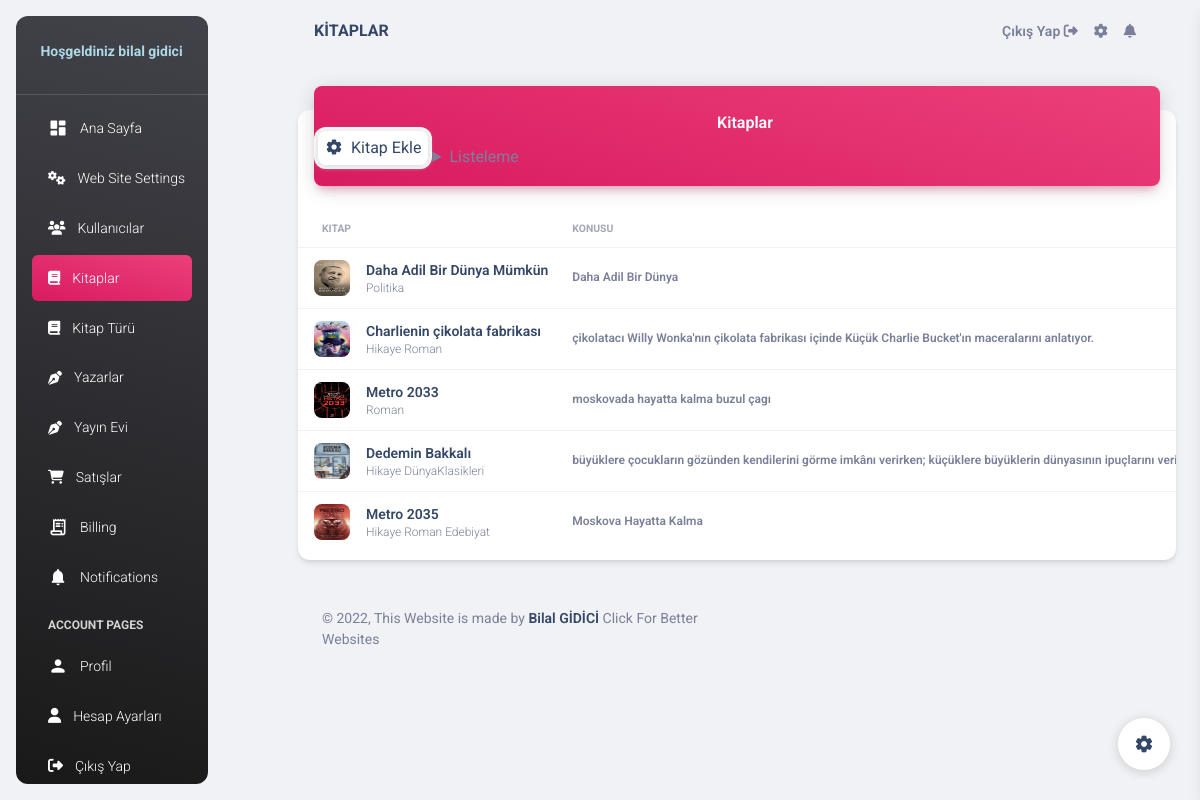
Screenshot of /pages/books.php (signed in) with the database file from the repository.
### tables this page shows
CREATE TABLE `user` (
  `id` int(11) UNSIGNED NOT NULL,
  `Name` varchar(50) NOT NULL,
  `Surname` varchar(50) NOT NULL,
  `Email` varchar(60) NOT NULL,
  `Password` varchar(255) NOT NULL,
  `Sex` varchar(6) NOT NULL,
  `Status` tinyint(1) NOT NULL DEFAULT 0,
  `Active` tinyint(1) NOT NULL DEFAULT 0,
  `Customer` tinyint(1) NOT NULL DEFAULT 0,
  `RegisterDate` datetime NOT NULL,
  `RegisterIp` varchar(20) NOT NULL,
  `actcode` int(5) NOT NULL,
  `Bakiye` float NOT NULL DEFAULT 0
);

CREATE TABLE `books` (
  `id` int(10) UNSIGNED NOT NULL,
  `kitapAdi` varchar(255) NOT NULL,
  `kitapTuru` varchar(255) NOT NULL,
  `kitapKonusu` varchar(255) NOT NULL,
  `yayinEviId` int(11) NOT NULL,
  `kitapYazarId` int(11) NOT NULL,
  `kitapbTarih` int(11) NOT NULL DEFAULT 0,
  `kitapResim` varchar(255) NOT NULL,
  `Fiyat` float NOT NULL DEFAULT 0,
  `Aktif` tinyint(1) NOT NULL
);

CREATE TABLE `settings` (
  `id` int(10) UNSIGNED NOT NULL,
  `SiteName` varchar(50) NOT NULL,
  `SiteTitle` varchar(60) NOT NULL,
  `SiteDescription` varchar(255) NOT NULL,
  `SiteKeywords` varchar(255) NOT NULL,
  `SiteCopyright` varchar(255) NOT NULL,
  `SiteLogo` varchar(30) NOT NULL,
  `SiteEmail` varchar(50) NOT NULL,
  `SiteEmailPassword` varchar(50) NOT NULL,
  `SiteAgreement` text NOT NULL,
  `SiteLink` varchar(255) NOT NULL,
  `SiteInimg` varchar(255) NOT NULL,
  `SiteUpimg` varchar(255) NOT NULL
);

### transactions/sessionquery.php (called while the page is built, shortened)
<?php
    require_once("settings.php");
    require_once("function.php");
	if(isset($_SESSION["user"]))
	{
		$sessionquery = $dbconnect->prepare("select * from user where Email = ?");
		$sessionquery->execute(array($_SESSION["user"]));
		$userr =$sessionquery->fetch(PDO::FETCH_ASSOC);
	}
?>

### transactions/statusquery.php (called while the page is built, shortened)
<?php
require_once("settings.php");
require_once("function.php");
?>
<?php
   $stquery        =   $dbconnect->prepare("SELECT * FROM user where Status =1 ");
   $stquery->execute();
?>

### transactions/settings.php (called while the page is built, shortened)
<?php
	try {
        $dbconnect=new PDO("mysql:host=localhost;dbname=databaseproject;charset=utf8;","root","");
	} catch (PDOException $ErrorMessage) {
		echo "fail..> ".$ErrorMessage->getMessage();
        die();
	}
    $stq    =   $dbconnect->prepare("select * from settings LIMIT 1");
    $stq->execute();
    $stcount    =   $stq->rowCount();
    $setting    =   $stq->fetch(PDO::FETCH_ASSOC);
     if ($stcount>0) {
         $stlink    = $setting["SiteLink"];
     }else
     {
         header("Location:".$stlink."/pages/sign-up.php");
         die();
     }
	?>

### pages/books.php (the view, shortened to what this page needs)
<?php
    $page_title="KİTAPLAR";
    include '../hf/header.php';
    if ($userr["Status"]==1 || $userr["Active"]==1) {
?>
<?php
if (isset($_GET["s"])) {
  if ($_GET["s"]=="et") {
    $books    = $dbconnect->prepare("SELECT books.*,writers.yazarAdi as yazarAdi, writers.yazarSoyadi as yazarSoyadi, publisher.yAdi as yayinEviAdi FROM books INNER JOIN writers ON  books.kitapYazarId = writers.id INNER JOIN publisher ON publisher.yid =books.yayinEviId  where books.Aktif=1  ORDER BY id ASC ");
  }
  elseif($_GET["s"]=="az")
  {
  $books    = $dbconnect->prepare("SELECT books.*,writers.yazarAdi as yazarAdi, writers.yazarSoyadi as yazarSoyadi, publisher.yAdi as yayinEviAdi FROM books INNER JOIN writers ON  books.kitapYazarId = writers.id INNER JOIN publisher ON publisher.yid =books.yayinEviId  where books.Aktif=1  ORDER BY kitapAdi ASC");
  }
  elseif($_GET["s"]=="bas")
  {
  $books  = $dbconnect->prepare("SELECT books.*,writers.yazarAdi as yazarAdi, writers.yazarSoyadi as yazarSoyadi, publisher.yAdi as yayinEviAdi FROM books INNER JOIN writers ON  books.kitapYazarId = writers.id INNER JOIN publisher ON publisher.yid =books.yayinEviId   where books.Aktif=1    ORDER BY kitapbTarih ASC");
  }
  elseif ($_GET["s"]=="adegil") {
    $books    = $dbconnect->prepare("SELECT books.*,writers.yazarAdi as yazarAdi, writers.yazarSoyadi as yazarSoyadi, publisher.yAdi as yayinEviAdi FROM books INNER JOIN writers ON  books.kitapYazarId = writers.id INNER JOIN publisher ON publisher.yid =books.yayinEviId where books.Aktif=0  ORDER BY kitapAdi ASC ");
  }
}else{
  $books    =$dbconnect->prepare("SELECT books.*,writers.yazarAdi as yazarAdi, writers.yazarSoyadi as yazarSoyadi, publisher.yAdi as yayinEviAdi FROM books INNER JOIN writers ON  books.kitapYazarId = writers.id INNER JOIN publisher ON publisher.yid =books.yayinEviId where books.Aktif=1 ORDER BY id ASC");
}
$books->execute();
$books =$books->fetchAll(PDO::FETCH_ASSOC);
?>
<div class="container-fluid py-4">
      <div class="row">
        <div class="col-12">
          <div class="card my-4">
            <div class="card-header p-0 position-relative mt-n4 mx-3 z-index-2">
              <div class="bg-gradient-primary shadow-primary border-radius-lg pt-4 pb-3">
                <h6 class="text-white text-capitalize ps-3" style="text-align:center">Kitaplar</h6>
                <div style="float:left; margin-top:-2%; width:14%;">
                <ul class="nav nav-pills nav-fill p-1" role="tablist">
                <li class="nav-item">
                <a class="nav-link mb-0 px-0 py-1 active "  href="<?php echo $stlink ?>/pages/bookadd.php" role="tab" aria-selected="true">
                <i class="material-icons text-lg position-relative">settings</i>
                <span class="ms-1">Kitap Ekle </span>
                  </a>
                </li>
              </ul>
                 </div>
<div class="list">
<details>
<summary>Listeleme</summary>
</details>
</div>
              </div>
            </div>
            <div class="card-body px-0 pb-2">
              <div class="table-responsive p-0">
                <table class="table align-items-center mb-0">
                  <thead>
                    <tr>
                      <th class="text-uppercase text-secondary text-xxs font-weight-bolder opacity-7">Kitap</th>
                      <th class="text-uppercase text-secondary text-xxs font-weight-bolder opacity-7 ps-2">Konusu</th>
                    </tr>
                  </thead>
        <tbody>
<?php
    foreach ($books as $key) {
      $kitapTuru=(str_replace("|","",$key["kitapTuru"]));
      $ktpt = explode(',',$kitapTuru);
      $b="";
      foreach ($ktpt as $k) {
        $booktype = $dbconnect->prepare("select type from booktype where id=?");
        $booktype->execute([$k]);
        $booktype   = $booktype->fetchcolumn();
        $b.=$booktype;
        $b.=" ";
      }
?>
                    <tr>
                      <td>
                        <div class="d-flex px-2 py-1">
                        <a href="<?php echo $stlink."/pages/bookdetail.php?id=".$key["id"] ?>">
                          <div>
                            <img src="<?php echo $stlink."/images/".$key["kitapResim"] ?>" class="avatar avatar-sm me-3 border-radius-lg" alt="user1">
                          </div>
                          </a>
                          <div class="d-flex flex-column justify-content-center">
                            <h6 class="mb-0 text-sm"><?php echo $key["kitapAdi"] ?></h6>
                            <p class="text-xs text-secondary mb-0"><?php echo $b ?></p>
                          </div>
                        </div>
                      </td>
                      <td>
                        <p class="text-xs font-weight-bold mb-0"><?php echo $key["kitapKonusu"] ?></p>
                      </td>
                    </tr>
<?php
    }
?>
        </tbody>
                </table>
              </div>
            </div>
          </div>
        </div>
      </div>
<?php
include '../hf/footer.php';
}else {
  header("location:".$stlink."/transactions/exit.php");
  exit();
}
?>

### hf/header.php (shortened to what this page needs)
<?php
require_once("../transactions/settings.php");
require_once("../transactions/function.php");
require_once("../transactions/sessionquery.php");
require_once("../transactions/statusquery.php");
?>
<!DOCTYPE html>
<html lang="en">
<head>
  <link href="../assets/css/nucleo-icons.css" rel="stylesheet" />
  <link href="../assets/css/nucleo-svg.css" rel="stylesheet" />
  <link id="pagestyle" href="../assets/css/material-dashboard.css?v=3.0.0" rel="stylesheet" />
</head>
<body class="g-sidenav-show  bg-gray-200">
<?php
if(isset($_SESSION["user"]))
{
?>
<?php
if ($userr["Status"]==1 && $userr["Active"]==1 && $userr["Customer"]==0) {
?>
<aside style="width:16%;" class="sidenav navbar navbar-vertical navbar-expand-xs border-0 border-radius-xl my-3 fixed-start ms-3   bg-gradient-dark" id="sidenav-main">
    <div style="margin-left:-5%;" class="sidenav-header">
      <a class="navbar-brand m-0" href="../pages/accountupdate.php">
      <span style="color: lightblue;" class="font-weight-bolder mb-0"><i  style="font-size:8px;">&nbsp</i>Hoşgeldiniz  <?php echo $userr["Name"]." ".$userr["Surname"] ?></span>
          </a>
    </div>
    <hr class="horizontal light mt-0 mb-2">
    <div class="collapse navbar-collapse  w-auto  max-height-vh-100" style="height:100%!important;" id="sidenav-collapse-main">
      <ul class="navbar-nav">
        <li class="nav-item">
          <a class="nav-link text-white " id="anasayfa" href="../pages/dashboard.php">
            <div class="text-white text-center me-2 d-flex align-items-center justify-content-center">
              <i class="material-icons opacity-10">dashboard</i>
            </div>
            <span class="nav-link-text ms-1">Ana Sayfa</span>
          </a>
        </li>
        <li class="nav-item">
          <a class="nav-link text-white  " id="websitesetting" href="../pages/websitesetting.php">
            <div class="text-white text-center me-2 d-flex align-items-center justify-content-center">
              <i class="fas fa-cogs"></i>
            </div>
            <span class="nav-link-text ms-1">Web Site Settings</span>
          </a>
        </li>
        <li class="nav-item">
          <a class="nav-link text-white  " id="kullanicilar" href="../pages/tables.php">
            <div class="text-white text-center me-2 d-flex align-items-center justify-content-center">
            <i class="fas fa-users"></i>
            </div>
            <span class="nav-link-text ms-1">Kullanıcılar</span>
          </a>
        </li>
        <li class="nav-item">
          <a class="nav-link text-white  " id="books" href="../pages/books.php">
            <div class="text-white text-center me-2 d-flex align-items-center justify-content-center">
              <i class="fas fa-book"></i>
            </div>
            <span class="nav-link-text ms-1">Kitaplar</span>
          </a>
        </li>
        <li class="nav-item">
          <a class="nav-link text-white " id="kitapTuru" href="../pages/booktype.php">
            <div class="text-white text-center me-2 d-flex align-items-center justify-content-center">
            <i class="fas fa-book"></i>
            </div>
            <span class="nav-link-text ms-1">Kitap Türü</span>
          </a>
        </li>
        <li class="nav-item">
          <a class="nav-link text-white " id="writers" href="../pages/writers.php">
            <div class="text-white text-center me-2 d-flex align-items-center justify-content-center">
            <i class="fas fa-pen-nib"></i>
            </div>
            <span class="nav-link-text ms-1">Yazarlar</span>
          </a>
        </li>
        <li class="nav-item">
          <a class="nav-link text-white " id="yayinevleri" href="../pages/publisher.php">
            <div class="text-white text-center me-2 d-flex align-items-center justify-content-center">
            <i class="fas fa-pen-nib"></i>
            </div>
            <span class="nav-link-text ms-1">Yayın Evi</span>
          </a>
        </li>
        <li class="nav-item">
          <a class="nav-link text-white " id="satislar" href="../pages/sales.php?list=bos&page=1">
            <div class="text-white text-center me-2 d-flex align-items-center justify-content-center">
            <i class="fas fa-shopping-cart"></i>
            </div>
            <span class="nav-link-text ms-1">Satışlar</span>
          </a>
        </li>
        <li class="nav-item">
          <a class="nav-link text-white " id="billing" href="../pages/billing.php">
            <div class="text-white text-center me-2 d-flex align-items-center justify-content-center">
              <i class="material-icons opacity-10">receipt_long</i>
            </div>
            <span class="nav-link-text ms-1">Billing</span>
          </a>
        </li>
        <li class="nav-item">
          <a class="nav-link text-white " id ="notifications" href="../pages/notifications.php">
            <div class="text-white text-center me-2 d-flex align-items-center justify-content-center">
              <i class="material-icons opacity-10">notifications</i>
            </div>
            <span class="nav-link-text ms-1">Notifications</span>
          </a>
        </li>
        <li class="nav-item mt-3">
          <h6 class="ps-4 ms-2 text-uppercase text-xs text-white font-weight-bolder opacity-8">Account pages</h6>
        </li>
        <li class="nav-item">
          <a class="nav-link text-white " id="profile" href="../pages/profile.php">
            <div class="text-white text-center me-2 d-flex align-items-center justify-content-center">
              <i class="material-icons opacity-10">person</i>
            </div>
            <span class="nav-link-text ms-1">Profil</span>
          </a>
        </li>
        <li class="nav-item">
          <a class="nav-link text-white "  id="accountupdate" href="../pages/accountupdate.php">
            <div class="text-white text-center me-2 d-flex align-items-center justify-content-center">
            <i class="fas fa-user" style="font-size:15px;"></i>
            </div>
            <span class="nav-link-text ms-1">Hesap Ayarları</span>
          </a>
        </li>
        <li class="nav-item">
          <a class="nav-link text-white " id="sign-out" href="../transactions/exit.php">
            <div class="text-white text-center me-2 d-flex align-items-center justify-content-center">
            <i class="fas fa-sign-out-alt" style="font-size:15px;"></i>
            </div>
            <span class="nav-link-text ms-1">Çıkış Yap</span>
          </a>
        </li>
  </aside>
  <main class="main-content position-relative max-height-vh-100 h-100 border-radius-lg ">
    <nav class="navbar navbar-main navbar-expand-lg px-0 mx-4 shadow-none border-radius-xl" id="navbarBlur" navbar-scroll="true">
      <div class="container-fluid py-1 px-3">
        <nav aria-label="breadcrumb">
          <h6 class="font-weight-bolder mb-0"><?php echo $page_title ?? "Admin" ?></h6>
        </nav>
        <div class="collapse navbar-collapse mt-sm-0 mt-2 me-md-0 me-sm-4" id="navbar">
          <div class="ms-md-auto pe-md-3 d-flex align-items-center">
          <ul class="navbar-nav  justify-content-end">
            <li class="nav-item d-flex align-items-center">
                  <a href="../transactions/exit.php" class="nav-link text-body font-weight-bold px-0">
                <span class="d-sm-inline d-none">Çıkış Yap</span>
                <i class="fa fa-sign-out"></i>
              </a>
            </li>
           <li class="nav-item px-3 d-flex align-items-center">
              <a href="../pages/accountupdate.php?id=<?php echo $userr["id"] ?>" class="nav-link text-body p-0">
                <i class="fa fa-cog      cursor-pointer"></i>
              </a>
            </li>
            <li class="nav-item dropdown pe-2 d-flex align-items-center">
              <a href="javascript:;" class="nav-link text-body p-0" id="dropdownMenuButton" data-bs-toggle="dropdown" aria-expanded="false">
                <i class="fa fa-bell cursor-pointer"></i>
              </a>
            </li>
          </ul>
        </div>
      </div>
    </nav>
<?php
}else
{
  header("location:".$stlink."pages/sign-in.php");
  die();
}
?>
<?php
}
?>

### rows the page displays
user: Name "bilal", Surname "gidici"
books: kitapResim.SiteLink (picture), kitapAdi "Daha Adil Bir Dünya Mümkün", b "Politika", kitapKonusu "Daha Adil Bir Dünya"
books: kitapResim.SiteLink (picture), kitapAdi "Charlienin çikolata fabrikası", b "Hikaye Roman", kitapKonusu "çikolatacı Willy Wonka'nın çikolata fabrikası içinde Küçük Charlie Bucket'ın maceralarını anlatıyor."
books: kitapResim.SiteLink (picture), kitapAdi "Metro 2033", b "Roman", kitapKonusu "moskovada hayatta kalma buzul çagı"
books: kitapResim.SiteLink (picture), kitapAdi "Dedemin Bakkalı", b "Hikaye DünyaKlasikleri", kitapKonusu "büyüklere çocukların gözünden kendilerini görme imkânı verirken; küçüklere büyüklerin dünyasının ipuçlarını…"
books: kitapResim.SiteLink (picture), kitapAdi "Metro 2035", b "Hikaye Roman Edebiyat", kitapKonusu "Moskova Hayatta Kalma"

### other values shown
$page_title "KİTAPLAR"
